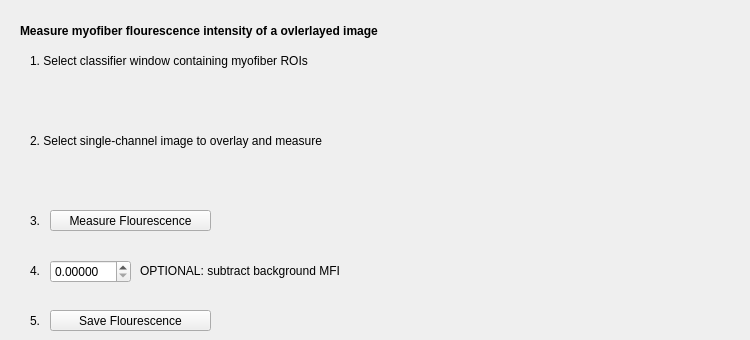
      <widget class="QWidget" name="measure_flourescence">
       <attribute name="title">
        <string>Measure Flourescence</string>
       </attribute>
       <widget class="QLabel" name="label_22">
        <property name="geometry">
         <rect>
          <x>30</x>
          <y>130</y>
          <width>401</width>
          <height>21</height>
         </rect>
        </property>
        <property name="text">
         <string>2. Select single-channel image to overlay and measure</string>
        </property>
       </widget>
       <widget class="QWidget" name="gridLayoutWidget_3">
        <property name="geometry">
         <rect>
          <x>50</x>
          <y>150</y>
          <width>381</width>
          <height>51</height>
         </rect>
        </property>
        <layout class="QGridLayout" name="gridLayout_intensity_image"/>
       </widget>
       <widget class="QWidget" name="gridLayoutWidget_4">
        <property name="geometry">
         <rect>
          <x>50</x>
          <y>70</y>
          <width>381</width>
          <height>51</height>
         </rect>
        </property>
        <layout class="QGridLayout" name="gridLayout_flourescence_image"/>
       </widget>
       <widget class="QLabel" name="label_24">
        <property name="geometry">
         <rect>
          <x>30</x>
          <y>50</y>
          <width>401</width>
          <height>21</height>
         </rect>
        </property>
        <property name="text">
         <string>1. Select classifier window containing myofiber ROIs</string>
        </property>
       </widget>
       <widget class="QLabel" name="label_28">
        <property name="geometry">
         <rect>
          <x>20</x>
          <y>20</y>
          <width>721</width>
          <height>21</height>
         </rect>
        </property>
        <property name="font">
         <font>
          <weight>75</weight>
          <bold>true</bold>
         </font>
        </property>
        <property name="text">
         <string>Measure myofiber flourescence intensity of a ovlerlayed image</string>
        </property>
       </widget>
       <widget class="QLabel" name="label_23">
        <property name="geometry">
         <rect>
          <x>30</x>
          <y>210</y>
          <width>21</width>
          <height>21</height>
         </rect>
        </property>
        <property name="text">
         <string>3.</string>
        </property>
       </widget>
       <widget class="QPushButton" name="run_Flr_button">
        <property name="geometry">
         <rect>
          <x>50</x>
          <y>210</y>
          <width>161</width>
          <height>21</height>
         </rect>
        </property>
        <property name="font">
         <font>
          <pointsize>9</pointsize>
         </font>
        </property>
        <property name="text">
         <string>Measure Flourescence</string>
        </property>
       </widget>
       <widget class="QLabel" name="label_26">
        <property name="geometry">
         <rect>
          <x>30</x>
          <y>260</y>
          <width>21</width>
          <height>21</height>
         </rect>
        </property>
        <property name="text">
         <string>4.</string>
        </property>
       </widget>
       <widget class="QDoubleSpinBox" name="flourescence_subtraction_SpinBox">
        <property name="geometry">
         <rect>
          <x>50</x>
          <y>260</y>
          <width>81</width>
          <height>23</height>
         </rect>
        </property>
        <property name="mouseTracking">
         <bool>false</bool>
        </property>
        <property name="decimals">
         <number>5</number>
        </property>
        <property name="minimum">
         <double>0.000000000000000</double>
        </property>
        <property name="maximum">
         <double>255.000000000000000</double>
        </property>
        <property name="singleStep">
         <double>1.000000000000000</double>
        </property>
        <property name="value">
         <double>0.000000000000000</double>
        </property>
       </widget>
       <widget class="QLabel" name="label_31">
        <property name="geometry">
         <rect>
          <x>140</x>
          <y>260</y>
          <width>401</width>
          <height>21</height>
         </rect>
        </property>
        <property name="text">
         <string>OPTIONAL: subtract background MFI</string>
        </property>
       </widget>
       <widget class="QPushButton" name="save_flourescence_button">
        <property name="geometry">
         <rect>
          <x>50</x>
          <y>310</y>
          <width>161</width>
          <height>21</height>
         </rect>
        </property>
        <property name="font">
         <font>
          <pointsize>9</pointsize>
         </font>
        </property>
        <property name="text">
         <string>Save Flourescence</string>
        </property>
       </widget>
       <widget class="QLabel" name="label_56">
        <property name="geometry">
         <rect>
          <x>30</x>
          <y>310</y>
          <width>21</width>
          <height>21</height>
         </rect>
        </property>
        <property name="font">
         <font>
          <pointsize>9</pointsize>
         </font>
        </property>
        <property name="text">
         <string>5.</string>
        </property>
       </widget>
      </widget>
